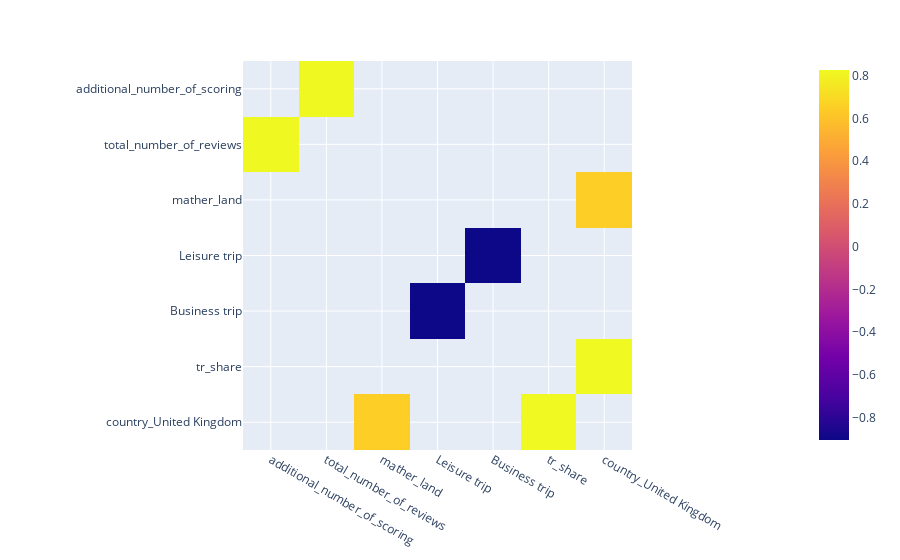

Notebook code cell kept with this figure:
### Code cell
# чтобы исключить мультиколлениарность удалим признаки, сильно коррелирующие с другими признаками
pivot = data.corr()
pivot = pivot.drop('sample', axis=0)
pivot = pivot.drop('sample', axis=1)
for col in pivot:
    pivot[col] = pivot[col].apply(lambda x: np.nan if (abs(x) < 0.65 or x == 1) else x)
for col in pivot:
    pivot = pivot.dropna(how='all')
    pivot = pivot.dropna(how='all', axis='columns')
fig = px.imshow(pivot)
fig.show()

# постараемся удалить минимальное количество признаков - удаляем признаки с максимальной корреляцией
counter = 0
for lower_bound in np.linspace(0.98, 0.75, num=14):
    for col in pivot:
        if pivot[col].max() > lower_bound or pivot[col].min() < -lower_bound:
            pivot = pivot.drop(col, axis=0)
            pivot = pivot.drop(col, axis=1)
            data = data.drop(col, axis=1)
            counter += 1
print('Deleted', counter, 'columns')

### Figure 1 — Plotly figure (JSON) as saved in the notebook; plotly's stock layout.template omitted (floating-point values rounded to 4 significant figures)
{"data": [{"coloraxis": "coloraxis", "hovertemplate": "x: %{x}<br>y: %{y}<br>color: %{z}<extra></extra>", "name": "0", "type": "heatmap", "x": ["additional_number_of_scoring", "total_number_of_reviews", "mather_land", "Leisure trip", "Business trip", "tr_share", "country_United Kingdom"], "xaxis": "x", "y": ["additional_number_of_scoring", "total_number_of_reviews", "mather_land", "Leisure trip", "Business trip", "tr_share", "country_United Kingdom"], "yaxis": "y", "z": [[null, 0.8249, null, null, null, null, null], [0.8249, null, null, null, null, null, null], [null, null, null, null, null, null, 0.6516], [null, null, null, null, -0.904, null, null], [null, null, null, -0.904, null, null, null], [null, null, null, null, null, null, 0.827], [null, null, 0.6516, null, null, 0.827, null]]}], "layout": {"coloraxis": {"colorscale": [[0, "#0d0887"], [0.1111, "#46039f"], [0.2222, "#7201a8"], [0.3333, "#9c179e"], [0.4444, "#bd3786"], [0.5556, "#d8576b"], [0.6667, "#ed7953"], [0.7778, "#fb9f3a"], [0.8889, "#fdca26"], [1, "#f0f921"]]}, "margin": {"t": 60}, "xaxis": {"anchor": "y", "constrain": "domain", "domain": [0, 1], "scaleanchor": "y"}, "yaxis": {"anchor": "x", "autorange": "reversed", "constrain": "domain", "domain": [0, 1]}}}
